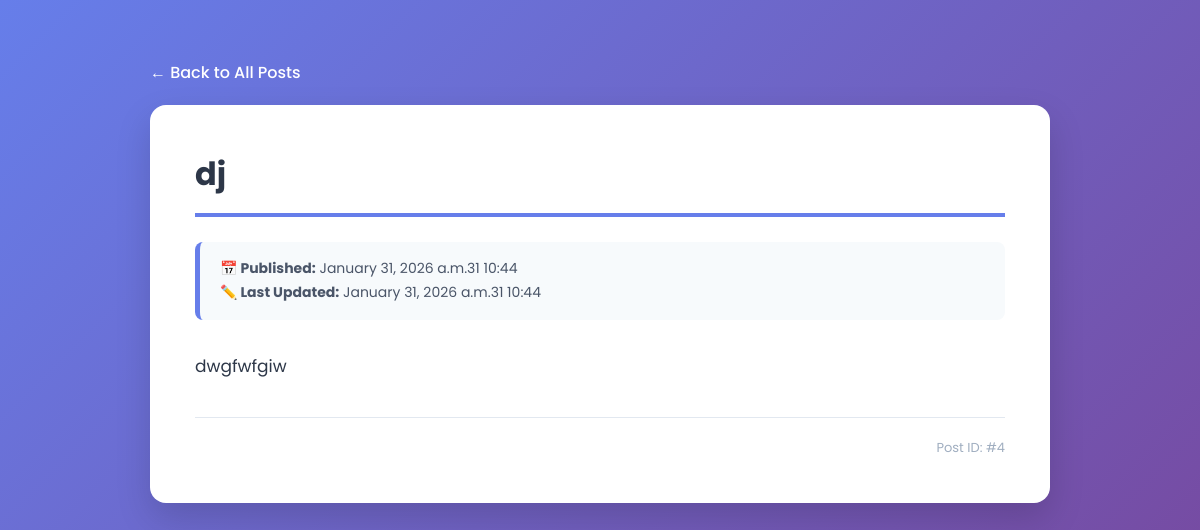
The app's page /blog/4/ with its own data.
### blog/models.py (models this page shows)
class Post(models.Model):
        title = models.CharField(max_length=200)
        content = models.TextField()
        created_at = models.DateTimeField(auto_now_add=True)
        updated_at = models.DateTimeField(auto_now=True)

### blog/views.py (the view)
# urls.py: path('<int:pk>/', PostDetailView.as_view(), name='post_detail'), # NEW!
class PostDetailView(View):
    def get(self, request, pk):
        post = get_object_or_404(Post, pk=pk)
        context = {'post': post}
        return render(request, 'post_detail.html', context)

### blog/templates/post_detail.html (shortened to what this page needs)
<!DOCTYPE html>
<html lang="en">
<head>
</head>
<body>
    <a href="{% url 'post_list' %}" class="back-link">← Back to All Posts</a>
    <div class="post-detail">
        <h1 class="post-title">{{ post.title }}</h1>
        <div class="post-meta">
            <strong>📅 Published:</strong>
            {{ post.created_at|date:"F d, Y at H:i" }}<br>
            {% if post.updated_at != post.created_at %}
                <strong>✏️ Last Updated:</strong>
                {{ post.updated_at|date:"F d, Y at H:i" }}
            {% endif %}
        </div>
        <div class="post-content">
            {{ post.content|linebreaks }}
        </div>
        <div class="post-id">
            Post ID: #{{ post.pk }}
        </div>
    </div>
</body>
</html>

### blog/templates/post_detail.html (style rules this page uses)
body { font-family: 'Poppins', sans-serif; max-width: 900px; margin: 40px auto; padding: 20px; background: linear-gradient(135deg, #667eea, #764ba2); }
.back-link { display: inline-block; margin-bottom: 20px; font-size: 16px; font-weight: 500; color: #ffffff; text-decoration: none; transition: opacity 0.2s; }
.post-detail { background: #ffffff; padding: 45px; border-radius: 16px; box-shadow: 0 15px 35px rgba(0,0,0,0.15); }
.post-title { font-size: 32px; font-weight: 700; color: #2d3748; margin-top: 0; margin-bottom: 15px; border-bottom: 4px solid #667eea; padding-bottom: 15px; }
.post-meta { background: #f7fafc; border-left: 5px solid #667eea; padding: 15px 20px; border-radius: 8px; color: #4a5568; font-size: 14px; margin: 25px 0; line-height: 1.7; }
.post-content { color: #2d3748; line-height: 1.9; font-size: 17px; margin-top: 30px; }
.post-content p { margin-bottom: 18px; }
.post-id { margin-top: 35px; padding-top: 20px; border-top: 1px solid #e2e8f0; color: #a0aec0; font-size: 13px; text-align: right; }

### records on screen
Post: title "dj", created_at "January 31, 2026 a.m.31 10:44", updated_at "January 31, 2026 a.m.31 10:44", content "dwgfwfgiw", pk "4"
